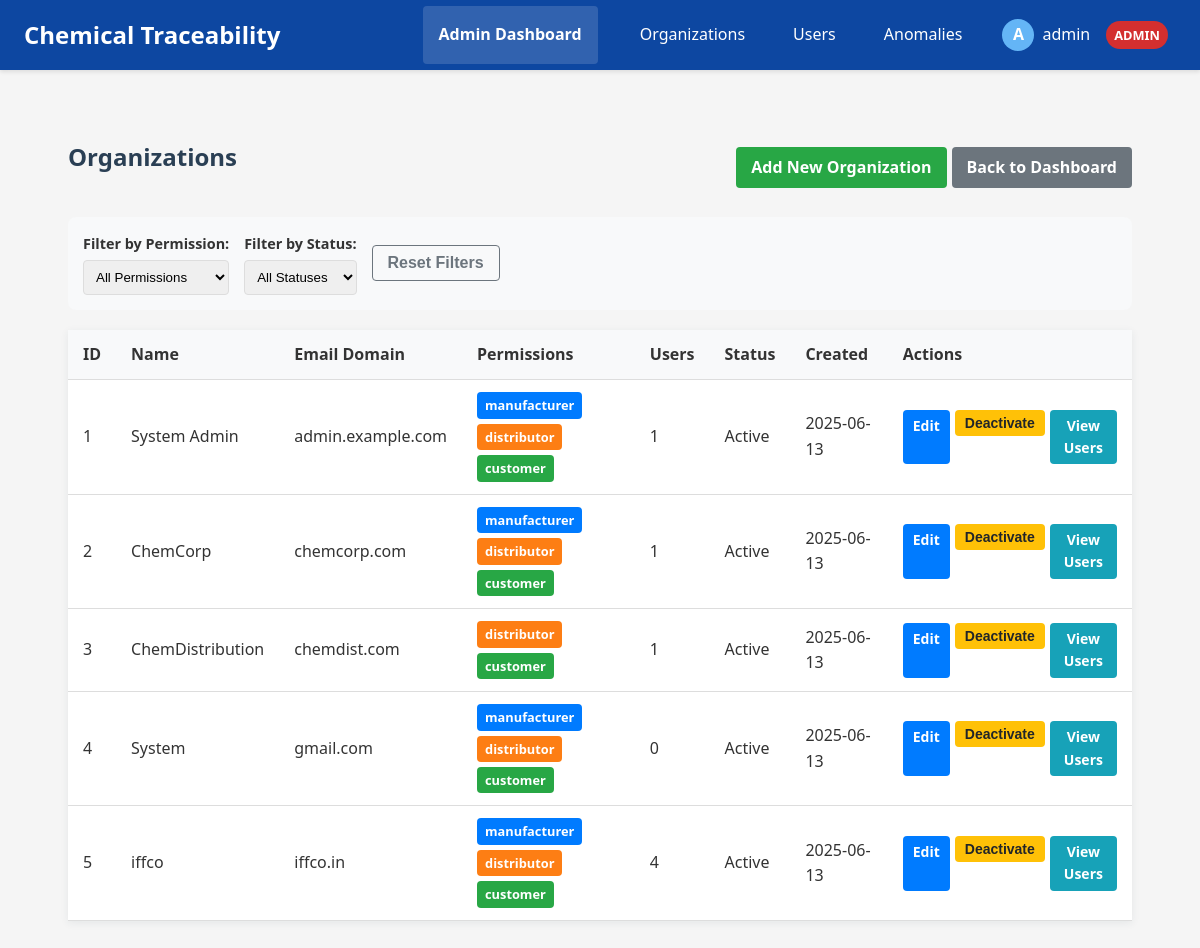
Screenshot of /admin/organizations (signed in) with the database file from the repository.
### app/models.py (models this page shows, shortened)
class User(UserMixin, db.Model):
    id = db.Column(db.Integer, primary_key=True)
    username = db.Column(db.String(80), unique=True, nullable=False)
    email = db.Column(db.String(120), unique=True, nullable=False)
    password_hash = db.Column(db.String(128), nullable=False)
    first_name = db.Column(db.String(50), nullable=True)
    last_name = db.Column(db.String(50), nullable=True)
    role = db.Column(db.Enum(RoleType), nullable=False)
    active = db.Column(db.Boolean, default=True)
    created_at = db.Column(db.DateTime, default=datetime.utcnow)
    last_login = db.Column(db.DateTime, nullable=True)
    organization_id = db.Column(db.Integer, db.ForeignKey('organization.id'))
    is_admin = db.Column(db.Boolean, default=False)

class Organization(db.Model):
    id = db.Column(db.Integer, primary_key=True)
    name = db.Column(db.String(100), nullable=False)
    email_domain = db.Column(db.String(100), nullable=False, unique=True)
    description = db.Column(db.Text, nullable=True)
    created_at = db.Column(db.DateTime, default=datetime.utcnow)
    active = db.Column(db.Boolean, default=True)
    can_manufacture = db.Column(db.Boolean, default=False)
    can_distribute = db.Column(db.Boolean, default=False)
    can_receive = db.Column(db.Boolean, default=False)
    users = db.relationship('User', backref='organization', lazy=True)

### app/routes/admin.py (the view)
    @login_required
    def decorated_function(*args, **kwargs):
        if not current_user.is_admin:
            flash('You do not have permission to access this page.', 'error')
            return redirect(url_for('dashboard_bp.dashboard'))
        return f(*args, **kwargs)

### app/routes/admin.py (called while the page is built)
def admin_required(f):
    @login_required
    def decorated_function(*args, **kwargs):
        if not current_user.is_admin:
            flash('You do not have permission to access this page.', 'error')
            return redirect(url_for('dashboard_bp.dashboard'))
        return f(*args, **kwargs)
    decorated_function.__name__ = f.__name__
    return decorated_function

@admin_bp.route('/organizations')
@admin_required
def organization_list():
    organizations = Organization.query.all()
    return render_template('admin/organizations.html', organizations=organizations)

### app/templates/admin/organizations.html (shortened to what this page needs)
{% extends "base.html" %}
{% block content %}
<div class="admin-content">
  <div class="header-with-actions">
    <h2>Organizations</h2>
    <div class="action-buttons">
      <a href="{{ url_for('admin_bp.add_organization') }}" class="btn btn-success">Add New Organization</a>
      <a href="{{ url_for('admin_bp.admin_dashboard') }}" class="btn btn-secondary">Back to Dashboard</a>
    </div>
  </div>
  <div class="filter-section">
    <div class="filter-group">
      <label>Filter by Permission:</label>
      <select id="permissionFilter" onchange="filterOrganizations()">
        <option value="all">All Permissions</option>
      </select>
    </div>
    <div class="filter-group">
      <label>Filter by Status:</label>
      <select id="statusFilter" onchange="filterOrganizations()">
        <option value="all">All Statuses</option>
      </select>
    </div>
    <button class="btn btn-outline-secondary" onclick="resetFilters()">Reset Filters</button>
  </div>
  <div class="organizations-list">
    <table class="table">
      <thead>
        <tr>
          <th>ID</th>
          <th>Name</th>
          <th>Email Domain</th>
          <th>Permissions</th>
          <th>Users</th>
          <th>Status</th>
          <th>Created</th>
          <th>Actions</th>
        </tr>
      </thead>
      <tbody id="orgTableBody">
        {% for org in organizations %}
        <tr data-manufacturer="{{ 'true' if org.can_manufacture else 'false' }}"
            data-distributor="{{ 'true' if org.can_distribute else 'false' }}"
            data-customer="{{ 'true' if org.can_receive else 'false' }}"
            data-status="{{ 'active' if org.active else 'inactive' }}">
          <td>{{ org.id }}</td>
          <td>{{ org.name }}</td>
          <td>{{ org.email_domain }}</td>
          <td>
            <div class="permission-badges">
              {% if org.can_manufacture %}
              <span class="permission-badge manufacturer">Manufacturer</span>
              {% endif %}
              {% if org.can_distribute %}
              <span class="permission-badge distributor">Distributor</span>
              {% endif %}
              {% if org.can_receive %}
              <span class="permission-badge customer">Customer</span>
              {% endif %}
            </div>
          </td>
          <td>{{ org.users|length }}</td>
          <td>{{ "Active" if org.active else "Inactive" }}</td>
          <td>{{ org.created_at.strftime('%Y-%m-%d') }}</td>
          <td>
            <div class="action-buttons">
              <a href="{{ url_for('admin_bp.edit_organization', org_id=org.id) }}" class="btn btn-sm btn-primary">Edit</a>
              {% if org.active %}
              <form action="{{ url_for('admin_bp.deactivate_organization', org_id=org.id) }}" method="POST" style="display:inline;">
                <button type="submit" class="btn btn-sm btn-warning">Deactivate</button>
              </form>
              {% else %}
              <form action="{{ url_for('admin_bp.activate_organization', org_id=org.id) }}" method="POST" style="display:inline;">
                <button type="submit" class="btn btn-sm btn-success">Activate</button>
              </form>
              {% endif %}
              <a href="{{ url_for('admin_bp.view_organization_users', org_id=org.id) }}" class="btn btn-sm btn-info">View Users</a>
            </div>
          </td>
        </tr>
        {% endfor %}
      </tbody>
    </table>
  </div>
</div>
{% endblock %}

### app/templates/base.html (shortened to what this page needs)
<!DOCTYPE html>
<html lang="en">
<head>
    <link rel="stylesheet" href="{{ url_for('static', filename='style.css') }}">
</head>
<body>
    <nav class="navbar">
        <div class="logo">Chemical Traceability</div>
        <div class="nav-links">
            {% if current_user.is_authenticated %}
                {% if current_user.role.name == 'ADMIN' %}
                <a href="{{ url_for('admin_bp.admin_dashboard') }}" class="dashboard-btn"><strong>Admin Dashboard</strong></a>
                <a href="{{ url_for('admin_bp.organization_list') }}">Organizations</a>
                <a href="{{ url_for('admin_bp.user_list') }}">Users</a>
                <a href="{{ url_for('admin_bp.view_anomalies') }}">Anomalies</a>
                {% endif %}
                <div class="user-menu">
                    <div class="user-info" onclick="toggleDropdown()">
                        <div class="user-avatar">{{ current_user.username[0].upper() }}</div>
                        <span class="username">{{ current_user.username }}</span>
                        <span class="role-badge {{ current_user.role.name.lower() }}">{{ current_user.role.name }}</span>
                    </div>
                </div>
            {% else %}
                <a href="{{ url_for('auth.login') }}">Login</a>
                <a href="{{ url_for('auth.register') }}">Register</a>
            {% endif %}
        </div>
    </nav>
    <div class="container">
        <main>
            {% block content %}{% endblock %}
        </main>
    </div>
</body>
</html>

### app/static/style.css (style rules this page uses)
body { font-family: 'Segoe UI', Arial, sans-serif; background: #f4f6fb; margin: 0; padding: 0; color: #333; line-height: 1.6; }
nav { background: #2a3f54; color: #fff; padding: 1rem 2rem; display: flex; align-items: center; justify-content: space-between; }
nav a { color: #fff; text-decoration: none; margin-left: 1rem; font-weight: 500; }
main { padding: 2rem; }
h2 { color: #2a3f54; margin-top: 0; }
table { width: 100%; border-collapse: collapse; background: #fff; box-shadow: 0 2px 8px rgba(44,62,80,0.08); margin-bottom: 2rem; }
th, td { padding: 0.75rem 1rem; border-bottom: 1px solid #eaeaea; text-align: left; }
th { background: #f5f7fa; font-weight: 600; }

### app/templates/base.html (style rules this page uses)
body { font-family: 'Segoe UI', Tahoma, Geneva, Verdana, sans-serif; margin: 0; padding: 0; background-color: #f5f5f5; }
.navbar { background-color: #0d47a1; color: white; display: flex; justify-content: space-between; align-items: center; padding: 0 1.5rem; box-shadow: 0 2px 4px rgba(0,0,0,0.1); }
.logo { font-size: 1.5rem; font-weight: bold; padding: 1rem 0; }
.nav-links { display: flex; align-items: center; }
.nav-links a { color: white; text-decoration: none; padding: 1rem; display: inline-block; transition: background-color 0.3s; }
.user-menu { position: relative; display: inline-block; margin-left: 1rem; }
.user-info { display: flex; align-items: center; cursor: pointer; padding: 0.5rem; border-radius: 4px; }
.user-avatar { width: 32px; height: 32px; border-radius: 50%; margin-right: 0.5rem; background-color: #64b5f6; color: white; display: flex; align-items: center; justify-content: center; font-weight: bold; }
.username { margin-right: 0.5rem; }
.role-badge { display: inline-block; padding: 0.25rem 0.5rem; border-radius: 20px; font-size: 0.8rem; margin-left: 0.5rem; text-transform: uppercase; font-weight: bold; }
.admin { background-color: #d32f2f; color: white; }
.manufacturer { background-color: #388e3c; color: white; }
.distributor { background-color: #1976d2; color: white; }
.customer { background-color: #7b1fa2; color: white; }
.container { max-width: 1200px; margin: 0 auto; padding: 1.5rem; }
main { padding: 1.5rem; }
.btn { display: inline-block; padding: 0.5rem 1rem; border: none; border-radius: 4px; cursor: pointer; text-decoration: none; font-size: 1rem; text-align: center; }
.btn-primary { background-color: #1976d2; color: white; }
.dashboard-btn { background-color: rgba(255, 255, 255, 0.15); border-radius: 4px; margin-right: 10px; font-weight: bold; }

### app/templates/admin/organizations.html (style rules this page uses)
.admin-content { padding: 20px; }
.header-with-actions { display: flex; justify-content: space-between; align-items: center; margin-bottom: 20px; }
.filter-section { display: flex; gap: 15px; margin-bottom: 20px; padding: 15px; background-color: #f8f9fa; border-radius: 8px; align-items: center; flex-wrap: wrap; }
.filter-group { display: flex; flex-direction: column; gap: 5px; }
.filter-group label { font-weight: bold; font-size: 0.9rem; }
.filter-group select { padding: 8px; border-radius: 4px; border: 1px solid #ddd; }
.table { width: 100%; border-collapse: collapse; margin-bottom: 20px; }
.table th, .table td { padding: 12px 15px; text-align: left; border-bottom: 1px solid #ddd; }
.table th { background-color: #f8f9fa; }
.action-buttons { display: flex; gap: 5px; }
.permission-badges { display: flex; flex-wrap: wrap; gap: 5px; }
.permission-badge { display: inline-block; padding: 3px 8px; border-radius: 4px; text-transform: lowercase; font-size: 0.8rem; font-weight: bold; }
.permission-badge.manufacturer { background-color: #007bff; color: white; }
.permission-badge.distributor { background-color: #fd7e14; color: white; }
.permission-badge.customer { background-color: #28a745; color: white; }
.btn { display: inline-block; padding: 8px 15px; border-radius: 4px; text-decoration: none; font-weight: bold; cursor: pointer; border: none; }
.btn-sm { padding: 5px 10px; font-size: 0.875rem; }
.btn-success { background-color: #28a745; color: white; }
.btn-primary { background-color: #007bff; color: white; }
.btn-secondary { background-color: #6c757d; color: white; }
.btn-warning { background-color: #ffc107; color: #212529; }
.btn-info { background-color: #17a2b8; color: white; }
.btn-outline-secondary { background-color: transparent; color: #6c757d; border: 1px solid #6c757d; }

### rows the page displays
User: username "A", username "admin", role.name "ADMIN"
Organization: id "1", name "System Admin", email_domain "admin.example.com", can_manufacture "manufacturer", can_distribute "distributor", can_receive "customer", users|length "1", active "Active", created_at "2025-06-13"
Organization: id "2", name "ChemCorp", email_domain "chemcorp.com", can_manufacture "manufacturer", can_distribute "distributor", can_receive "customer", users|length "1", active "Active", created_at "2025-06-13"
Organization: id "3", name "ChemDistribution", email_domain "chemdist.com", can_distribute "distributor", can_receive "customer", users|length "1", active "Active", created_at "2025-06-13"
Organization: id "4", name "System", email_domain "gmail.com", can_manufacture "manufacturer", can_distribute "distributor", can_receive "customer", users|length "0", active "Active", created_at "2025-06-13"
Organization: id "5", name "iffco", email_domain "iffco.in", can_manufacture "manufacturer", can_distribute "distributor", can_receive "customer", users|length "4", active "Active", created_at "2025-06-13"
